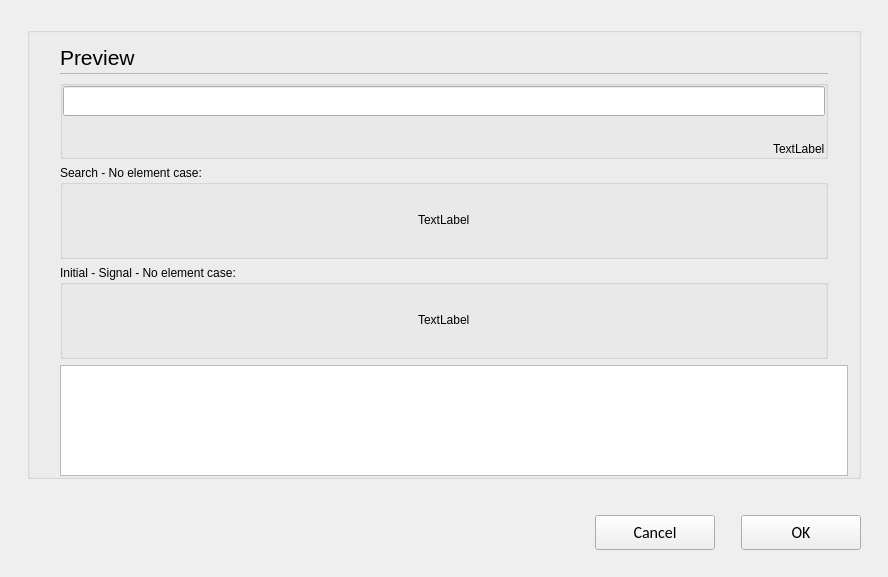
<?xml version="1.0" encoding="UTF-8"?>
<ui version="4.0">
 <class>C_SdBueCoAddSignalsDialog</class>
 <widget class="QWidget" name="C_SdBueCoAddSignalsDialog">
  <property name="geometry">
   <rect>
    <x>0</x>
    <y>0</y>
    <width>888</width>
    <height>577</height>
   </rect>
  </property>
  <property name="windowTitle">
   <string>C_SdBueCoAddSignalsDialog</string>
  </property>
  <layout class="QVBoxLayout" name="verticalLayout">
   <property name="leftMargin">
    <number>27</number>
   </property>
   <property name="topMargin">
    <number>27</number>
   </property>
   <property name="rightMargin">
    <number>27</number>
   </property>
   <property name="bottomMargin">
    <number>0</number>
   </property>
   <item>
    <widget class="QGroupBox" name="pc_GroupBoxGeneral_5">
     <property name="styleRole" stdset="0">
      <string>default</string>
     </property>
     <property name="title">
      <string/>
     </property>
     <layout class="QVBoxLayout" name="verticalLayout_6">
      <property name="leftMargin">
       <number>30</number>
      </property>
      <property name="rightMargin">
       <number>0</number>
      </property>
      <property name="bottomMargin">
       <number>0</number>
      </property>
      <item>
       <layout class="QVBoxLayout" name="verticalLayout_2" stretch="0,0,0,0">
        <property name="rightMargin">
         <number>30</number>
        </property>
        <item>
         <layout class="QVBoxLayout" name="verticalLayout_3" stretch="0,0">
          <property name="spacing">
           <number>0</number>
          </property>
          <item>
           <layout class="QHBoxLayout" name="horizontalLayout_7" stretch="0,1">
            <property name="spacing">
             <number>6</number>
            </property>
            <item>
             <widget class="stw::opensyde_gui_elements::C_OgeLabContextMenuBase" name="pc_LabelHeadingPreview">
              <property name="styleRole" stdset="0">
               <string>heading-group-bold</string>
              </property>
              <property name="minimumSize">
               <size>
                <width>0</width>
                <height>30</height>
               </size>
              </property>
              <property name="maximumSize">
               <size>
                <width>16777215</width>
                <height>30</height>
               </size>
              </property>
              <property name="font">
               <font>
                <family>Segoe UI</family>
                <pointsize>16</pointsize>
               </font>
              </property>
              <property name="text">
               <string>Preview</string>
              </property>
             </widget>
            </item>
            <item>
             <spacer name="horizontalSpacer_10">
              <property name="orientation">
               <enum>Qt::Horizontal</enum>
              </property>
              <property name="sizeType">
               <enum>QSizePolicy::MinimumExpanding</enum>
              </property>
              <property name="sizeHint" stdset="0">
               <size>
                <width>40</width>
                <height>1</height>
               </size>
              </property>
             </spacer>
            </item>
           </layout>
          </item>
          <item>
           <layout class="QHBoxLayout" name="horizontalLayout_20" stretch="0">
            <property name="spacing">
             <number>0</number>
            </property>
            <property name="topMargin">
             <number>1</number>
            </property>
            <property name="rightMargin">
             <number>0</number>
            </property>
            <property name="bottomMargin">
             <number>0</number>
            </property>
            <item>
             <widget class="QFrame" name="pc_Frame_3">
              <property name="styleRole" stdset="0">
               <string>fra-separator</string>
              </property>
              <property name="minimumSize">
               <size>
                <width>0</width>
                <height>1</height>
               </size>
              </property>
              <property name="maximumSize">
               <size>
                <width>16777215</width>
                <height>1</height>
               </size>
              </property>
              <property name="frameShape">
               <enum>QFrame::StyledPanel</enum>
              </property>
              <property name="frameShadow">
               <enum>QFrame::Raised</enum>
              </property>
             </widget>
            </item>
           </layout>
          </item>
         </layout>
        </item>
        <item>
         <widget class="QGroupBox" name="groupBox">
          <property name="styleRole" stdset="0">
           <string>transparent</string>
          </property>
          <layout class="QVBoxLayout" name="verticalLayout_4">
           <property name="leftMargin">
            <number>0</number>
           </property>
           <property name="topMargin">
            <number>0</number>
           </property>
           <property name="rightMargin">
            <number>0</number>
           </property>
           <property name="bottomMargin">
            <number>0</number>
           </property>
           <item>
            <widget class="stw::opensyde_gui_elements::C_OgeLeProperties" name="pc_LineEditSearch">
             <property name="minimumSize">
              <size>
               <width>0</width>
               <height>30</height>
              </size>
             </property>
             <property name="maximumSize">
              <size>
               <width>16777215</width>
               <height>30</height>
              </size>
             </property>
            </widget>
           </item>
           <item>
            <layout class="QHBoxLayout" name="horizontalLayout">
             <property name="topMargin">
              <number>20</number>
             </property>
             <item>
              <spacer name="horizontalSpacer_2">
               <property name="orientation">
                <enum>Qt::Horizontal</enum>
               </property>
               <property name="sizeHint" stdset="0">
                <size>
                 <width>1</width>
                 <height>10</height>
                </size>
               </property>
              </spacer>
             </item>
             <item>
              <widget class="stw::opensyde_gui_elements::C_OgeLabToolTipBase" name="pc_LabelSelection">
               <property name="styleRole" stdset="0">
                <string>group-item</string>
               </property>
               <property name="text">
                <string>TextLabel</string>
               </property>
              </widget>
             </item>
            </layout>
           </item>
          </layout>
         </widget>
        </item>
        <item>
         <widget class="QGroupBox" name="pc_GroupBoxSearchNoElementsFound">
          <property name="styleRole" stdset="0">
           <string>transparent</string>
          </property>
          <property name="title">
           <string>Search - No element case:</string>
          </property>
          <layout class="QHBoxLayout" name="horizontalLayout_2">
           <item>
            <spacer name="horizontalSpacer_3">
             <property name="orientation">
              <enum>Qt::Horizontal</enum>
             </property>
             <property name="sizeHint" stdset="0">
              <size>
               <width>259</width>
               <height>20</height>
              </size>
             </property>
            </spacer>
           </item>
           <item>
            <layout class="QVBoxLayout" name="verticalLayout_5">
             <item>
              <spacer name="verticalSpacer">
               <property name="orientation">
                <enum>Qt::Vertical</enum>
               </property>
               <property name="sizeHint" stdset="0">
                <size>
                 <width>20</width>
                 <height>40</height>
                </size>
               </property>
              </spacer>
             </item>
             <item>
              <widget class="stw::opensyde_gui_elements::C_OgeLabToolTipBase" name="pc_LabelSearchNoElementsFound">
               <property name="styleRole" stdset="0">
                <string>group-item</string>
               </property>
               <property name="text">
                <string>TextLabel</string>
               </property>
              </widget>
             </item>
             <item>
              <spacer name="verticalSpacer_2">
               <property name="orientation">
                <enum>Qt::Vertical</enum>
               </property>
               <property name="sizeHint" stdset="0">
                <size>
                 <width>20</width>
                 <height>40</height>
                </size>
               </property>
              </spacer>
             </item>
            </layout>
           </item>
           <item>
            <spacer name="horizontalSpacer_4">
             <property name="orientation">
              <enum>Qt::Horizontal</enum>
             </property>
             <property name="sizeHint" stdset="0">
              <size>
               <width>259</width>
               <height>20</height>
              </size>
             </property>
            </spacer>
           </item>
          </layout>
         </widget>
        </item>
        <item>
         <widget class="QGroupBox" name="pc_GroupBoxInitialSignalNoElements">
          <property name="styleRole" stdset="0">
           <string>transparent</string>
          </property>
          <property name="title">
           <string>Initial - Signal - No element case:</string>
          </property>
          <layout class="QHBoxLayout" name="horizontalLayout_3">
           <item>
            <spacer name="horizontalSpacer_5">
             <property name="orientation">
              <enum>Qt::Horizontal</enum>
             </property>
             <property name="sizeHint" stdset="0">
              <size>
               <width>259</width>
               <height>20</height>
              </size>
             </property>
            </spacer>
           </item>
           <item>
            <layout class="QVBoxLayout" name="verticalLayout_7">
             <item>
              <spacer name="verticalSpacer_4">
               <property name="orientation">
                <enum>Qt::Vertical</enum>
               </property>
               <property name="sizeHint" stdset="0">
                <size>
                 <width>20</width>
                 <height>40</height>
                </size>
               </property>
              </spacer>
             </item>
             <item>
              <widget class="stw::opensyde_gui_elements::C_OgeLabToolTipBase" name="pc_LabelInitialSignalNoElements">
               <property name="styleRole" stdset="0">
                <string>group-item</string>
               </property>
               <property name="text">
                <string>TextLabel</string>
               </property>
              </widget>
             </item>
             <item>
              <spacer name="verticalSpacer_3">
               <property name="orientation">
                <enum>Qt::Vertical</enum>
               </property>
               <property name="sizeHint" stdset="0">
                <size>
                 <width>20</width>
                 <height>40</height>
                </size>
               </property>
              </spacer>
             </item>
            </layout>
           </item>
           <item>
            <spacer name="horizontalSpacer_6">
             <property name="orientation">
              <enum>Qt::Horizontal</enum>
             </property>
             <property name="sizeHint" stdset="0">
              <size>
               <width>259</width>
               <height>20</height>
              </size>
             </property>
            </spacer>
           </item>
          </layout>
         </widget>
        </item>
       </layout>
      </item>
      <item>
       <layout class="QVBoxLayout" name="verticalLayout_9">
        <property name="topMargin">
         <number>0</number>
        </property>
        <property name="rightMargin">
         <number>10</number>
        </property>
        <property name="bottomMargin">
         <number>0</number>
        </property>
        <item>
         <widget class="stw::opensyde_gui::C_SdBueCoAddSignalsView" name="pc_TreeView"/>
        </item>
       </layout>
      </item>
     </layout>
    </widget>
   </item>
   <item>
    <spacer name="pc_VerticalSpacerButtonsObove">
     <property name="orientation">
      <enum>Qt::Vertical</enum>
     </property>
     <property name="sizeType">
      <enum>QSizePolicy::Fixed</enum>
     </property>
     <property name="sizeHint" stdset="0">
      <size>
       <width>20</width>
       <height>30</height>
      </size>
     </property>
    </spacer>
   </item>
   <item>
    <layout class="QHBoxLayout" name="horizontalLayout_22">
     <item>
      <spacer name="horizontalSpacer_9">
       <property name="orientation">
        <enum>Qt::Horizontal</enum>
       </property>
       <property name="sizeHint" stdset="0">
        <size>
         <width>40</width>
         <height>20</height>
        </size>
       </property>
      </spacer>
     </item>
     <item>
      <widget class="QPushButton" name="pc_PushButtonCancel">
       <property name="styleRole" stdset="0">
        <string>cancel</string>
       </property>
       <property name="minimumSize">
        <size>
         <width>120</width>
         <height>35</height>
        </size>
       </property>
       <property name="maximumSize">
        <size>
         <width>120</width>
         <height>35</height>
        </size>
       </property>
       <property name="font">
        <font>
         <family>Calibri</family>
         <pointsize>12</pointsize>
        </font>
       </property>
       <property name="text">
        <string>Cancel</string>
       </property>
      </widget>
     </item>
     <item>
      <spacer name="horizontalSpacer">
       <property name="orientation">
        <enum>Qt::Horizontal</enum>
       </property>
       <property name="sizeType">
        <enum>QSizePolicy::Fixed</enum>
       </property>
       <property name="sizeHint" stdset="0">
        <size>
         <width>20</width>
         <height>20</height>
        </size>
       </property>
      </spacer>
     </item>
     <item>
      <widget class="QPushButton" name="pc_PushButtonOk">
       <property name="styleRole" stdset="0">
        <string>dialog</string>
       </property>
       <property name="minimumSize">
        <size>
         <width>120</width>
         <height>35</height>
        </size>
       </property>
       <property name="maximumSize">
        <size>
         <width>120</width>
         <height>35</height>
        </size>
       </property>
       <property name="font">
        <font>
         <family>Calibri</family>
         <pointsize>12</pointsize>
        </font>
       </property>
       <property name="text">
        <string>OK</string>
       </property>
      </widget>
     </item>
    </layout>
   </item>
   <item>
    <spacer name="verticalSpacer_7">
     <property name="orientation">
      <enum>Qt::Vertical</enum>
     </property>
     <property name="sizeType">
      <enum>QSizePolicy::Fixed</enum>
     </property>
     <property name="sizeHint" stdset="0">
      <size>
       <width>20</width>
       <height>27</height>
      </size>
     </property>
    </spacer>
   </item>
  </layout>
 </widget>
 <customwidgets>
  <customwidget>
   <class>stw::opensyde_gui_elements::C_OgeLabContextMenuBase</class>
   <extends>QLabel</extends>
   <header>C_OgeLabContextMenuBase.hpp</header>
  </customwidget>
  <customwidget>
   <class>stw::opensyde_gui_elements::C_OgeLabToolTipBase</class>
   <extends>QLabel</extends>
   <header>C_OgeLabToolTipBase.hpp</header>
  </customwidget>
  <customwidget>
   <class>stw::opensyde_gui_elements::C_OgeLeProperties</class>
   <extends>QLineEdit</extends>
   <header>C_OgeLeProperties.hpp</header>
  </customwidget>
  <customwidget>
   <class>stw::opensyde_gui::C_SdBueCoAddSignalsView</class>
   <extends>QTreeView</extends>
   <header>C_SdBueCoAddSignalsView.hpp</header>
  </customwidget>
 </customwidgets>
 <resources/>
 <connections/>
</ui>
